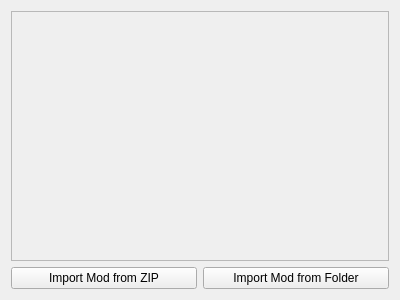
<?xml version="1.0" encoding="UTF-8"?>
<ui version="4.0">
 <class>ConfigurePerGameAddons</class>
 <widget class="QWidget" name="ConfigurePerGameAddons">
  <property name="geometry">
   <rect>
    <x>0</x>
    <y>0</y>
    <width>400</width>
    <height>300</height>
   </rect>
  </property>
  <property name="windowTitle">
   <string>Form</string>
  </property>
  <property name="accessibleDescription">
   <string>Add-Ons</string>
  </property>
  <layout class="QGridLayout" name="gridLayout">
   <item row="1" column="0">
    <widget class="QPushButton" name="zip">
     <property name="text">
      <string>Import Mod from ZIP</string>
     </property>
    </widget>
   </item>
   <item row="1" column="1">
    <widget class="QPushButton" name="folder">
     <property name="text">
      <string>Import Mod from Folder</string>
     </property>
    </widget>
   </item>
   <item row="0" column="0" colspan="2">
    <widget class="QScrollArea" name="scrollArea">
     <property name="widgetResizable">
      <bool>true</bool>
     </property>
     <widget class="QWidget" name="scrollAreaWidgetContents">
      <property name="geometry">
       <rect>
        <x>0</x>
        <y>0</y>
        <width>380</width>
        <height>249</height>
       </rect>
      </property>
     </widget>
    </widget>
   </item>
  </layout>
 </widget>
 <resources/>
 <connections/>
</ui>
